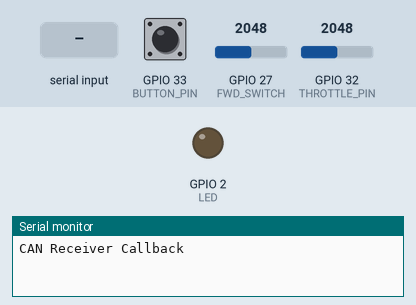
The sketch below on a simulated ESP32. Shown: output pins drawn as LEDs (lit = HIGH), the last lines printed to the serial monitor. Dashed ring = blinking. The test bench sets the inputs (shaded band); at power-on: GPIO 27 (FWD_SWITCH) = 2048, GPIO 32 (THROTTLE_PIN) = 2048, GPIO 33 (BUTTON_PIN) HIGH.

Above: at 1.2 s.
1.3 s: "0" received over Serial
At 4.2 s:
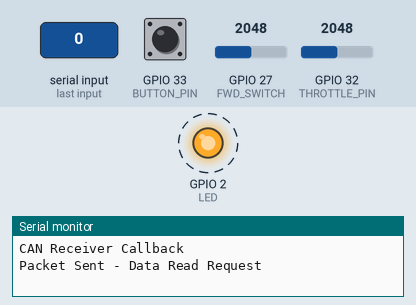
4.3 s: "1" received over Serial
Timing chart, 0 to 13.3 s (numbered marks = the images above; inputs shaded):
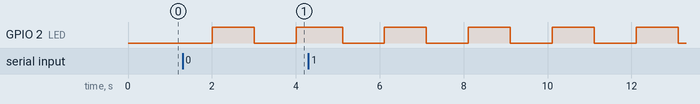

Measured:
- by itself, GPIO 2 (LED): alternates HIGH for 1.0 s and LOW for 1.0 s

The sketch:

CANcontroller.ino
```cpp
// (licence header left out)
#include <CAN.h>
#define BUTTON_PIN 33
#define THROTTLE_PIN 32
#define FWD_SWITCH 27
#define LED 2

int MAX_TORQUE = 3000; // change this for the maximum torque
int MAX_TORQUE_REVERSE = 500; // change this for the maximum torque

int MIN_PEDAL_V = 450;
int MAX_PEDAL_V = 1650;

int currentState;
int torque;
int throttleValue;
int i = 0;
long lastTime = millis();
long lastTorqueTime = millis();
long blinkTime = millis();
bool blinkState = false;

bool driveEnabled = false;

long lastSwitchTime = millis();
long switchVoltage = 0;
long switchVoltage_i = 0;
bool driveFwd = true;

// mc on indicators
bool node1 = false;
bool node2 = false;

void setup() {
  pinMode(BUTTON_PIN, INPUT_PULLUP);
  pinMode(THROTTLE_PIN, INPUT_PULLDOWN);
  pinMode(LED, OUTPUT);

  Serial.begin(115200);
  while (!Serial)
    ;

  Serial.println("CAN Receiver Callback");

  // start the CAN bus at 500 kbps, double here because of CLK weirdness
  if (!CAN.begin(1000E3)) {
    Serial.println("Starting CAN failed!");
    while (1)
      ;
  }
}

void loop() {
  long currentTime = millis();
  currentState = !digitalRead(BUTTON_PIN);
  char serialData = Serial.read();

  if (node1 && node2){
    node1 = false;
    node2 = false;
    // enable drive mode
    enableDriveMode(1);
    enableDriveMode(2);
    driveEnabled = true;
  }
  if (currentTime - lastTime > 500 && serialData == '0') {
    readData(2, 0x60F6, 0x01);
    // enableDriveMode(1);
    // driveEnabled = true;
    lastTime = currentTime;
  }
  if (currentTime - lastTime > 500 && serialData == '1') {
    // readData(1,0x60F6,0x01);
    enableDriveMode(1);
    enableDriveMode(2);
    driveEnabled = true;
    lastTime = currentTime;
  }
  if (currentTime - lastTime > 500 && serialData == '2') {
    // readData(1,0x60F6,0x01);
    disableDriveMode(1);
    disableDriveMode(2);
    driveEnabled = false;
    lastTime = currentTime;
  }

  // when drive enabled
  if (driveEnabled) {
    if(currentTime - lastTorqueTime > 200){
      int avg = 0;
      if (i != 0) {
        avg = throttleValue / i;
      }
      Serial.println(avg);
      if(driveFwd){
        torque = map(avg, MIN_PEDAL_V, MAX_PEDAL_V, 0, MAX_TORQUE); // torque mapping
        torque = max(torque, 0);
      }else{
        torque = map(avg, MIN_PEDAL_V, MAX_PEDAL_V, 0, MAX_TORQUE_REVERSE); // torque mapping
        torque = max(torque, 0);
        torque = -torque;
      }
      Serial.print("Torque Value: ");
      Serial.println(torque);
      CAN.end();
      while(!CAN.begin(1000E3)) {
        Serial.println("Starting CAN");
      }
      setTorque(2, -torque);
      setTorque(1,torque);

      // reset vals
      lastTorqueTime = currentTime;
      i = 0;
      throttleValue = 0;
    }
    throttleValue += analogRead(THROTTLE_PIN);
    i++;
  }
  // else{
    recieveData();
  // }

  // direction logic with avging
  if(currentTime > lastSwitchTime + 200){
    int switchVoltageAvg = 0;
    if(switchVoltage_i != 0){
      switchVoltageAvg = switchVoltage / switchVoltage_i;
    }
    // if(switchVoltageAvg > 1000){ // 1 Volt(ish) threshold for switching to forward
    //   if(driveFwd == false){
    //     Serial.println("Changed Direction to Forward");
    //   }
    //   driveFwd = true;
    // }else{
    //   if(driveFwd == true){
    //     Serial.println("Changed Direction to Backward");
    //   }
    //   driveFwd = false;
    // }
    switchVoltage = 0;
    switchVoltage_i = 0;
    lastSwitchTime = currentTime;
  }
  switchVoltage += analogRead(FWD_SWITCH);
  switchVoltage_i++;


  // blink logic
  if(currentTime > blinkTime + 1000){
    if(blinkState){
      digitalWrite(LED,HIGH);
    }else{
      digitalWrite(LED,LOW);
    }
    blinkState = !blinkState;
    blinkTime = currentTime;
  }
}

void readData(int id, unsigned int address, unsigned int sub_index) {
  byte b1 = (address >> 8);
  byte b2 = (address >> 0);
  CAN.beginPacket(0x600 + id);
  CAN.write(0x40);
  // info address little endian
  CAN.write(b2);
  CAN.write(b1);
  CAN.write(sub_index);
  // zeroes for padding
  CAN.write(0x00);
  CAN.write(0x00);
  CAN.write(0x00);
  CAN.write(0x00);
  CAN.endPacket();
  Serial.println("Packet Sent - Data Read Request");
}

void setTorque(int id, int velocity) {
  byte b1 = (velocity >> 8);
  byte b2 = (velocity >> 0);
  // Serial.println("1");
  CAN.beginPacket(0x600 + id);
  // Serial.println("2");
  CAN.write(0x2B);
  CAN.write(0x71);
  CAN.write(0x60);
  CAN.write(0x00);
  CAN.write(b2);
  CAN.write(b1);
  CAN.write(0x00);
  CAN.write(0x00);
  // Serial.println("3");
  CAN.endPacket();
  // Serial.println("4");
  Serial.print("Packet Sent - Torque set to: ");
  Serial.println(velocity);
}

void recieveData() {
  // try to parse packet
  int packetSize = CAN.parsePacket();

  // Serial.println(packetSize);

  if (packetSize) {
    // received a packet
    Serial.print("Received ");

    if (CAN.packetExtended()) {
      Serial.print("extended ");
    }

    if (CAN.packetRtr()) {
      // Remote transmission request, packet contains no data
      Serial.print("RTR ");
    }

    Serial.print("packet with id 0x");
    Serial.print(CAN.packetId(), HEX);
    if(CAN.packetId()==0x701){
      node1 = true;
    }
    if(CAN.packetId()==0x702){
      node2 = true;
    }

    if (CAN.packetRtr()) {
      Serial.print(" and requested length ");
      Serial.println(CAN.packetDlc());
    } else {
      Serial.print(" and length ");
      Serial.println(packetSize);

      // only print packet data for non-RTR packets
      while (CAN.available()) {
        Serial.print(CAN.read(), HEX);
      }
      Serial.println();
    }

    Serial.println();
  }
}

void enableDriveMode(int id) {
  setPreOperational(id);
  delay(100);
  setOperational(id);
  delay(100);
  controlword6(id);
  delay(100);
  controlword15(id);
  delay(100);
}

void disableDriveMode(int id) {
  controlword6(id);
  delay(100);
  setPreOperational(id);
  delay(100);
}

void setPreOperational(int id) {
  CAN.beginPacket(0x000);
  CAN.write(0x03);
  CAN.write(id);
  CAN.endPacket();
  Serial.println("Packet Sent - Set mode Pre-operational");
}
void setOperational(int id) {
  CAN.beginPacket(0x000);
  CAN.write(0x01);
  CAN.write(id);
  CAN.endPacket();
  Serial.println("Packet Sent - Set mode Operational");
}
void controlword6(int id) {
  CAN.beginPacket(0x600 + id);
  CAN.write(0x2B);
  CAN.write(0x40);
  CAN.write(0x60);
  CAN.write(0x00);
  CAN.write(0x06);
  CAN.write(0x00);
  CAN.write(0x00);
  CAN.write(0x00);
  CAN.endPacket();
  Serial.println("Packet Sent - Control Word 6");
}
void controlword15(int id) {
  CAN.beginPacket(0x600 + id);
  CAN.write(0x2B);
  CAN.write(0x40);
  CAN.write(0x60);
  CAN.write(0x00);
  CAN.write(0x0F);
  CAN.write(0x00);
  CAN.write(0x00);
  CAN.write(0x00);
  CAN.endPacket();
  Serial.println("Packet Sent - Control Word 15");
}
```
